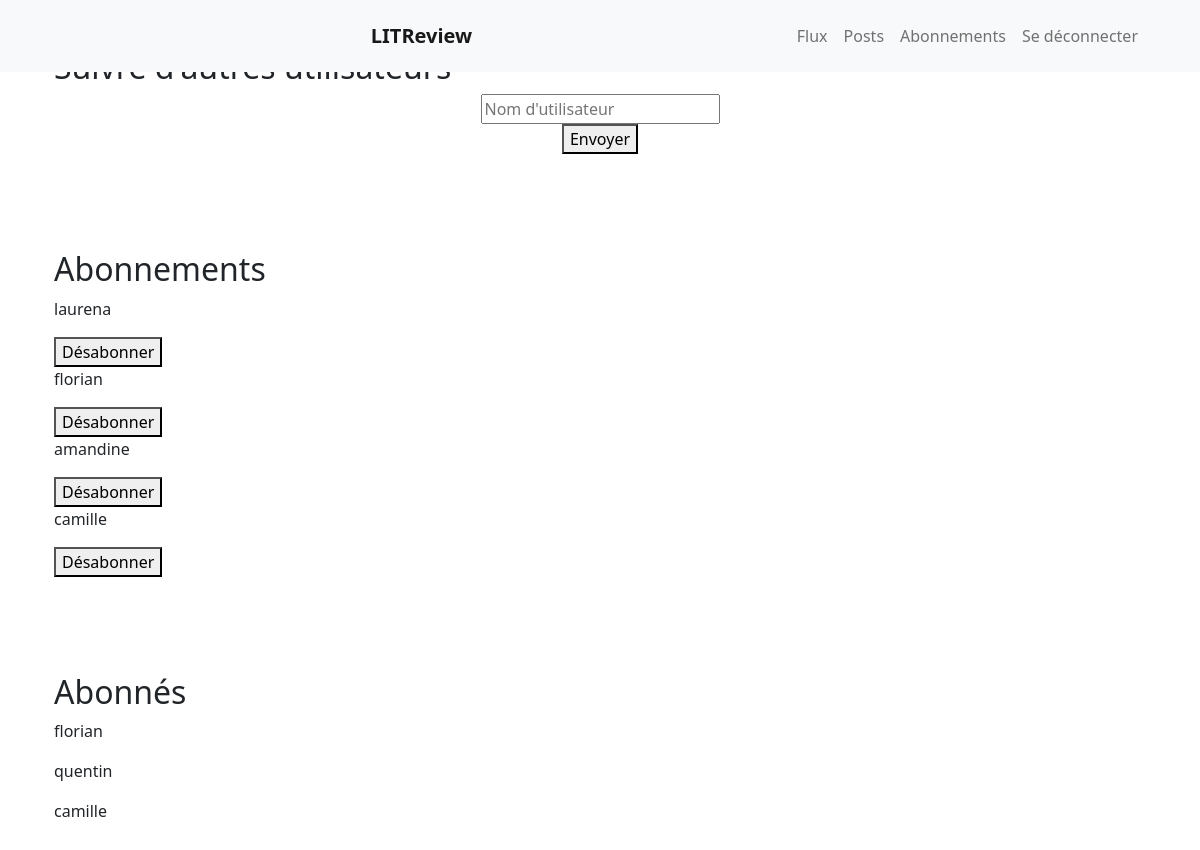
Screenshot of /subscriptions/ (signed in) with the database file from the repository.
### accounts/models.py (models this page shows)
class User(AbstractUser):
    pass

### bookreview/views.py (the view, shortened to what this page needs)
# urls.py: path("subscriptions/", views.subscriptions, name="subscriptions"),
@login_required
def subscriptions(request):
    followed_users = get_followed_users(request.user)
    user_subscribers = []
    users_follows_rows = request.user.followed_by.all()
    for row in users_follows_rows:
        user_subscribers.append(row.user)
    message = ''
    if request.method != 'POST':
        subscription_form = SubscriptionsForm()
    context = {'message': message, 'subscription_form': subscription_form,
               'followed_users': followed_users, 'user_subscribers': user_subscribers}
    return render(request, 'bookreview/subscriptions.html', context)

### bookreview/forms.py
class SubscriptionsForm(forms.Form):
    username = forms.CharField(widget=forms.TextInput(attrs={'placeholder': "Nom d'utilisateur"}),
                               max_length=150, validators=[alphanumeric_plus])
    username.label = ''

### bookreview/views.py (called while the page is built)
def get_followed_users(user):
    followed_users = []
    user_follows_rows = user.following.all()
    for row in user_follows_rows:
        followed_users.append(row.followed_user)
    return followed_users

### bookreview/templates/bookreview/subscriptions.html (shortened to what this page needs)
{% extends 'base.html' %}
{% block content %}
  <section class="py-5">
    <div class="container">
      <h2>Suivre d'autres utilisateurs</h2>
      <form class="text-center" href="{% url 'bookreview:subscriptions' %}" method="post">
        {{ subscription_form.as_div }}
        <button type="submit">Envoyer</button>
      </form>
    </div>
  </section>
  <section class="py-5">
    <div class="container">
      <h2>Abonnements</h2>
      {% for followed_user in followed_users %}
        <form action="{% url 'bookreview:unsubscribe_user' followed_user.id %}" method="post">
          <p>{{ followed_user }}</p>
          <button type="submit">Désabonner</button>
        </form>
      {% endfor %}
    </div>
  </section>
  <section class="py-5">
    <div class="container">
      <h2>Abonnés</h2>
      {% for subscriber in user_subscribers %}
        <p>{{ subscriber }}</p>
      {% endfor %}
    </div>
  </section>
{% endblock content %}

### rows the page displays
User: username "laurena"
User: username "florian"
User: username "amandine"
User: username "camille"
User: username "quentin"
